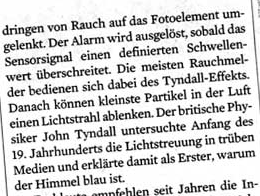
#> input picture week3_fourier_transform/P3_img/txt[1].png, 260 x 196 px
$ python P3.py
#> lines starting #> are read from the running program, lines starting #| are printed output that depends on the picture; after the words box and inside, x2 and y2 are one past the last pixel; in counts of white or black regions, pixels touching at a corner belong together; long printed decimals are rounded
import numpy as np
from scipy import signal
from matplotlib import pyplot as plt
import cv2
import PIL.Image as Image

img  = cv2.imread("./P3_img/txt[1].png")
#> img is the input picture: shape (196, 260, 3); min 0, max 255, mean 209.4
gray = cv2.cvtColor(img,cv2.COLOR_BGR2GRAY)
gray = cv2.bitwise_not(gray)
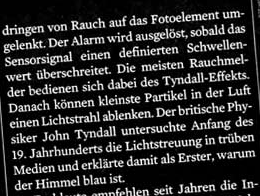
#> gray: shape (196, 260); min 0, max 255, mean 45.6

thresh = cv2.threshold(gray, 0, 255,
	cv2.THRESH_BINARY | cv2.THRESH_OTSU)[1]
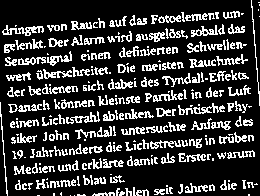
#> thresh: shape (196, 260); 21.8% white in thin lines or dots

f = np.fft.fft2(gray)
fshift = np.fft.fftshift(f)
fimg = np.log(np.abs(fshift))
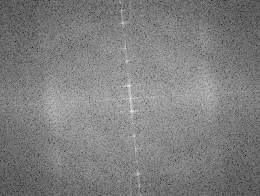
#> fimg: shape (196, 260) float64; min 2.35, max 14.66, mean 8.47; drawn with min black and max white

max_peak = np.max(np.abs(f))
#> max_peak = 2325837

fshift[fshift < (max_peak * 0.25)] = 0

# Log-scale the data
abs_data = 1 + np.abs(fshift)
c = 255.0 / np.log(1 + max_peak)
#> c = 17.39
log_data = c * np.log(abs_data)


# Find two points within 90% of the max peak of the scaled image
max_scaled_peak = np.max(log_data)
#> max_scaled_peak = 255

# Determine the angle of two high-peak points in the image
rows, cols = np.where(log_data > (max_scaled_peak * 0.90))
#> rows = [85, 98, 111]; cols = [129, 130, 131]

each_other_distance = np.sqrt((rows[2]-rows[1])**2 + (cols[2]-cols[1])**2)
#> each_other_distance = 13.04


min_col, max_col = np.min(cols), np.max(cols)
#> min_col = 129; max_col = 131
min_row, max_row = np.min(rows), np.max(rows)
#> min_row = 85; max_row = 111
dy, dx = max_col - min_col, max_row - min_row
#> dy = 2; dx = 26
theta = -np.arctan(dy / float(dx))
#> theta = -0.0768
print(theta)
#| -0.07677


# Translate and scale the image by the value we found
width, height = gray.shape
#> width = 196; height = 260
cx, cy = width / 2, height / 2
#> cx = 98; cy = 130
new_image = np.zeros(gray.shape)
for x, row in enumerate(gray):
    for y, value in enumerate(row):
        xp = int(cx + (x - cx) * np.cos(theta) - (y - cy) * np.sin(theta))
        yp = int(cy + (x - cx) * np.sin(theta) + (y - cy) * np.cos(theta))
        if xp < 0 or yp < 0 or xp >= width or yp >= height:
            continue
        new_image[xp, yp] = gray[x, y]
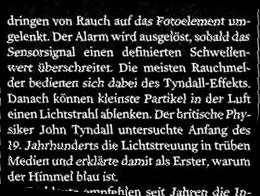
#> new_image: shape (196, 260) float64; min 0, max 255, mean 44.8


hist = cv2.reduce(new_image,1, cv2.REDUCE_AVG).reshape(-1)
#> hist = 196 values, max 124.2 at index 164, min 1.07 at index 0, mean 44.79

th = 12
H,W = gray.shape[:2]
#> H = 196; W = 260
print(H,W)
#| 196 260
uppers = [y for y in range(H-1) if hist[y]<=th and hist[y+1]>th]
#> uppers = [14, 30, 45, 61, 76, 92, 108, 123, 139, 155, 171, 186]
lowers = [y for y in range(H-1) if hist[y]>th and hist[y+1]<=th]
#> lowers = [25, 42, 56, 72, 87, 103, 118, 134, 150, 165, 180]
print(uppers)
#| [14, 30, 45, 61, 76, 92, 108, 123, 139, 155, 171, 186]
print(lowers)
#| [25, 42, 56, 72, 87, 103, 118, 134, 150, 165, 180]


for y in uppers:
    cv2.line(new_image, (0,y), (W, y), (255,0,0), 1)
#> this loop made 12 passes
#> y on passes 1 to 12: 14, 30, 45, 61, 76, 92, 108, 123, 139, 155, 171, 186
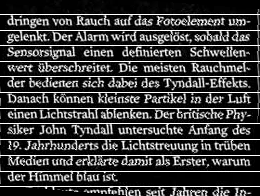
#> new_image: shape (196, 260) float64; 6.12% of pixels changed, all inside (x1, y1, x2, y2) = (0, 14, 260, 187)

for y in lowers:
    cv2.line(new_image, (0,y), (W, y), (0,0,255), 1)
#> this loop made 11 passes
#> y on passes 1 to 11: 25, 42, 56, 72, 87, 103, 118, 134, 150, 165, 180
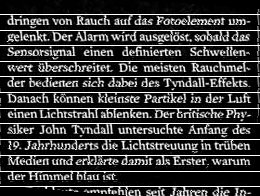
#> new_image: shape (196, 260) float64; 4.28% of pixels changed, all inside (x1, y1, x2, y2) = (0, 25, 260, 181)

plt.subplot(121), plt.imshow(gray, 'gray'), plt.title('Original')
plt.subplot(122), plt.imshow(new_image, 'gray'), plt.title('Result')
plt.show()
